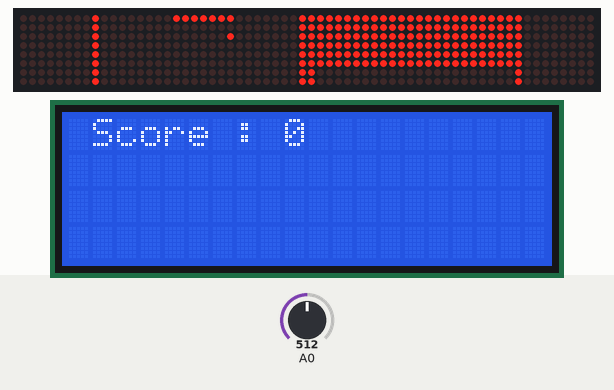
This sketch was run on a simulated Arduino Uno, built with avr-gcc and run on an emulated ATmega328P. On the bench: 64×8 LED matrix, 20×4 character LCD. The inputs (shaded band) are chosen by the test bench; at power-on: A0 = 512.

Above: at 1.6 s.
1.7 s: A0 set to 218
4.7 s: A0 set to 186
At 5.7 s:
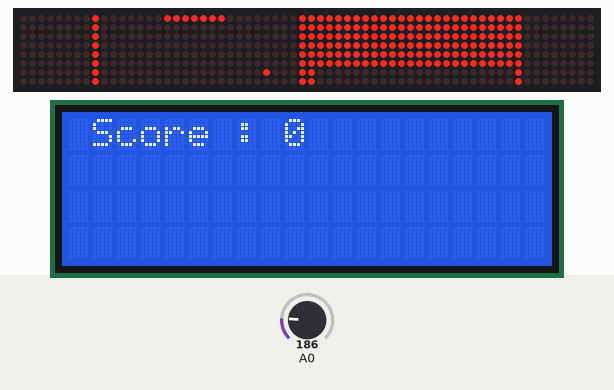
7.7 s: A0 set to 210
At 9.8 s:
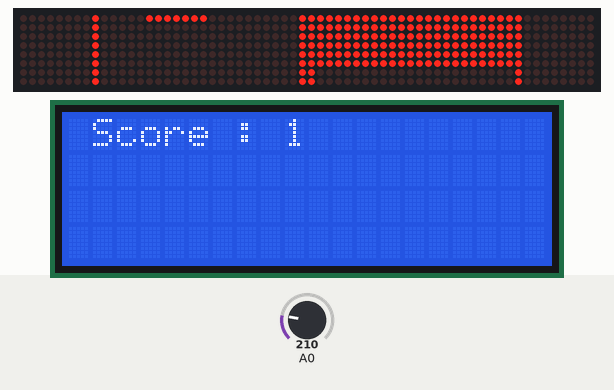
10.7 s: A0 set to 190
At 11.9 s:
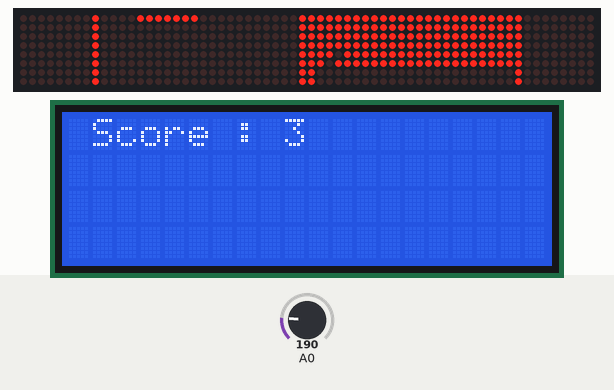
13.6 s: A0 set to 810
At 16.0 s:
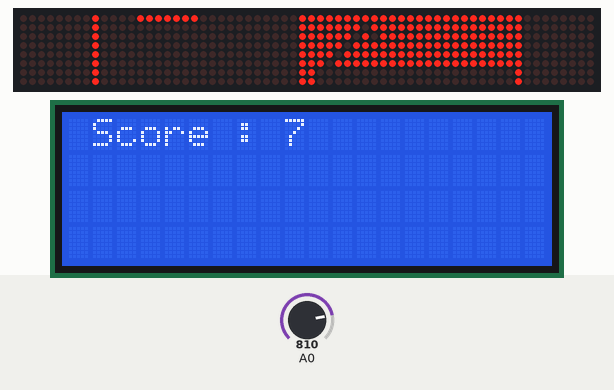
16.6 s: A0 set to 783
At 18.5 s:
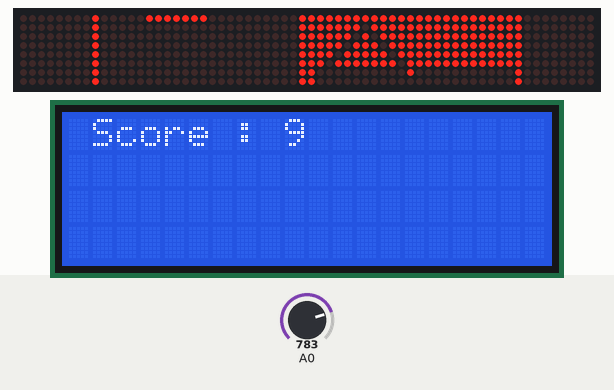
Timing chart, 0 to 20.0 s (numbered marks = the images above; inputs shaded):
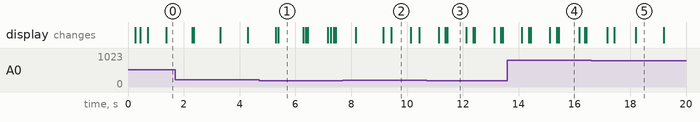

The sketch:

Game+control_2.ino
```cpp
#include "LedControl.h"
#include <Wire.h>
#include <LiquidCrystal_I2C.h>
//  #include <SPI.h>
//  #include <SD.h>

LedControl lc=LedControl(7,6,5,8);
//-----SD---------------------------------------------------------------------
// File dataFile;
//-----LCD_Analog_stick--------------------------------------------------------
LiquidCrystal_I2C lcd(0x3F,20,4);
int xValue = 0; // To store value of the X axis
char buffer1[10];

//-----Game_variables----------------------------------------------------------
const int x=0;
const int y=1;

int lives=3;
int score=0;
String highScore="0";

int pedal[2]={8,0};
int ball[2]={9,14};
int pedal_direction =0;
int render[24][16];
int temp_pos[2]={0,0};
int ball_angle[2]={-1,-1};
//int joy_input=0;

int counter=0;
bool two_dot=false;
int two_dot_frame=0;

//-----Save_variables----------------------------------------------------------

void ini(){

   // initialize render

    for(int i=0;i<24;i++)
        for(int j=0;j<16;j++)
            render[i][j]=0;

    //render only brick and wall

    for(int i = 0; i < 24; i++) {
        for(int j = 0; j < 16; j++) {
            if((j == 0 || i == 0 || i == 23) or (j<6 and i>0 and j>0 and i<23)) {
                render[i][j] = 1;
            }
        }
    }


  lives=1;
  score=0;
}


void Render(){


 for(int row=0;row<8;row++) {
    for(int col=0;col<8;col++) {


        if(render[col][row]==1)
          lc.setLed(3,row,col,true);
        else
          lc.setLed(3,row,col,false);
      }
    }

   for(int row=0;row<8;row++) {
    for(int col=0;col<8;col++) {

        if(render[col+8][row]==1)
          lc.setLed(2,row,col,true);
        else
          lc.setLed(2,row,col,false);
      }
    }

   for(int row=0;row<8;row++) {
    for(int col=0;col<8;col++) {

        if(render[col+16][row]==1)
          lc.setLed(1,row,col,true);
        else
          lc.setLed(1,row,col,false);
      }
    }

 for(int row=0;row<8;row++) {
    for(int col=0;col<8;col++) {


      if(render[col][row+8]){
          row=7-row;
          col=7-col;
          lc.setLed(4,row,col,true);
          row=7-row;
          col=7-col;
      }else
      {
          row=7-row;
          col=7-col;
          lc.setLed(4,row,col,false);
          row=7-row;
          col=7-col;
      }

      }
    }

   for(int row=0;row<8;row++) {
    for(int col=0;col<8;col++) {


          if(render[col+8][row+8]){
          row=7-row;
          col=7-col;
          lc.setLed(5,row,col,true);
          row=7-row;
          col=7-col;
      }
      else{
          row=7-row;
          col=7-col;
          lc.setLed(5,row,col,false);
          row=7-row;
          col=7-col;
      }
      }
    }

   for(int row=0;row<8;row++) {
    for(int col=0;col<8;col++) {


          if(render[col+16][row+8]){
          row=7-row;
          col=7-col;
          lc.setLed(6,row,col,true);
          row=7-row;
          col=7-col;
      }else{
         row=7-row;
          col=7-col;
          lc.setLed(6,row,col,false);
          row=7-row;
          col=7-col;
      }
      }
    }

}

void setup() {
  //we have already set the number of devices when we created the LedControl
  int devices=lc.getDeviceCount();
  //we have to init all devices in a loop
  for(int address=0;address<devices;address++) {
    /*The MAX72XX is in power-saving mode on startup*/
    lc.shutdown(address,false);
    /* Set the brightness to a medium values */
    lc.setIntensity(address,8);
    /* and clear the display */
    lc.clearDisplay(address);
  }


//--game_initialization--------------------------------------------

  ini();
  Render();
     //--lcd_analog------------------------------------------------------
  lcd.init();
  lcd.backlight();

  //--SD_card----------------------------------------------------
  // SD.begin(4);
  // dataFile = SD.open("data.txt", FILE_WRITE);

}


void loop() {

  //--lcd_analog---------------------------
    xValue = analogRead(A0);

  sprintf(buffer1, "Score : %d", score);

  lcd.clear();

  lcd.setCursor(1,0);
  lcd.print(buffer1);


  //   highScore=dataFile.read();
  //   if(score>highScore.toInt())
  //   {
  //       highScore=String(score);
  //      dataFile.write(highScore);
  //   }

  //  sprintf(buffer1, "hScore : %d", highScore);
  //  lcd.setCursor(1,1);
  // lcd.print(buffer1);
  // dataFile.close();


 //---game_code---------------------------

  // refresh

    if(lives>0){

    render[ball[x]][ball[y]] = 0;

    render[pedal[x]][15] = 0;
    render[pedal[x]+1][15] = 0;
    render[pedal[x]+2][15] = 0;
    render[pedal[x]+3][15] = 0;
    render[pedal[x]+4][15] = 0;
    render[pedal[x]+5][15] = 0;
    render[pedal[x]+6][15] = 0;


    //Controlling pedal

	if(xValue>800) {

		if(pedal[x]>1)
			pedal_direction=-1;
		else
			pedal_direction=0;
    }
	else if(xValue<200) {

		if(pedal[x]<16)
			pedal_direction=1;
		else
			pedal_direction=0;
    }
	else {
		pedal_direction=0;
	}

    counter++;

    if(counter == 10000)
       counter = 0;

    //Physics

    if(counter %3 == 0) {

		two_dot_frame++;

		if(two_dot_frame%10==0)
			two_dot_frame=0;

		pedal[x]=pedal[x]+pedal_direction;

        //ground collision

        if(ball[y]==15){
          	ball[x]=pedal[x]+3;
            ball[y]=14;
			      ball_angle[x]= -1;
            ball_angle[y]= -1;
            lives--;
        }


        // pedal collision

		if(ball[x]>=pedal[x] and ball[x]<(pedal[x]+6) and ball[y]==14) {

			if(ball[x]==pedal[x] || ball[x]==pedal[x]+6) {
				if(ball_angle[x]>=0) {
					ball_angle[x] = 2;
                    ball_angle[y] = -1;
					two_dot=true;
                }
				else {
					ball_angle[x] = -2;
                    ball_angle[y] = -1;
					two_dot=true;
                }
            }

			if(ball[x]==(pedal[x]+1) || ball[x]==(pedal[x]+5) ) {

                if(ball_angle[x]>=0) {
					ball_angle[x] = 1;
                    ball_angle[y] = -1;
					two_dot=false;
                }
				else {
					ball_angle[x] = -1;
                    ball_angle[y] = -1;
					two_dot=false;
                }
            }

			if(ball[x]==(pedal[x]+2) || ball[x]==(pedal[x]+4)) {

                if(ball_angle[x]>=0) {
					ball_angle[x] = 1;
                    ball_angle[y] = -2;
					two_dot=true;
                }
				else {
					ball_angle[x] = -1;
                    ball_angle[y] = -2;
					two_dot=true;
                }

            }


			if(ball[x]==(pedal[x]+3)) {

                if(ball_angle[x]>=0) {
					ball_angle[x] = 0;
                    ball_angle[y] = -1;
					two_dot=false;
                }
				else {
					ball_angle[x] = -0;
                    ball_angle[y] = -1;
					two_dot=false;
                }

            }

        }

        // wall collision detection
		if(ball[x]==22)
			if(ball_angle[x]>0)
				ball_angle[x]=-ball_angle[x];
		if(ball[x]==1)
			if(ball_angle[x]<0)
				ball_angle[x]=-ball_angle[x];

		if(ball[y]==1)
			if(ball_angle[y]<0)
				ball_angle[y]=-ball_angle[y];

		// ball physics

		if(two_dot==true){
			if(two_dot_frame%2==1) {
				if(abs(ball_angle[x])==2)
					ball[x]=ball[x]+ball_angle[x]/2;
				if(abs(ball_angle[y])==2)
					ball[y]=ball[y]+ball_angle[y]/2;
            } else {
				if(abs(ball_angle[x])==2) {
					ball[x]=ball[x]+ball_angle[x]/2;
					ball[y]=ball[y]+ball_angle[y];
                }
				if(abs(ball_angle[y])==2) {
					ball[y]=ball[y]+ball_angle[y]/2;
					ball[x]=ball[x]+ball_angle[x];
                }
            }
        if(ball[y]<6 and ball[x]>0 and ball[y]>0 and ball[x]<23)
          score++;

		} else{
			ball[x] = ball[x] + ball_angle[x];
            ball[y] = ball[y] + ball_angle[y];

          if(ball[y]<6 and ball[x]>0 and ball[y]>0 and ball[x]<23)
          score++;
        }


    }


	//rendering

	// ball render

    render[ball[x]][ball[y]] = 1;


    // Brick_render()


    //pedal render


    render[pedal[x]][15] = 1;
    render[pedal[x]+1][15] = 1;
    render[pedal[x]+2][15] = 1;
    render[pedal[x]+3][15] = 1;
    render[pedal[x]+4][15] = 1;
    render[pedal[x]+5][15] = 1;
    render[pedal[x]+6][15] = 1;

    Render();

    }
    else{

     for(int i=0;i<24;i++)
      for(int j=0;j<16;j++)
        render[i][j]=1;

      Render();

      delay(1000);
 for(int i=0;i<24;i++)
      for(int j=0;j<16;j++)
        render[i][j]=0;
      Render();

  ini();
  Render();

    }


}
```

Measured:
- the behaviour switches between 200 and 199 on A0 (found by bisection; images 0 and 1)
- the behaviour switches between 801 and 800 on A0 (found by bisection; images 4 and 5)
- after the input at 4.7 s, the display: first differs from a run without the input after 0.68 s (image 1)
- after the input at 10.7 s, the display: first differs from a run without the input after 0.67 s (image 3 shows a later state)
- after the input at 13.6 s, the display: first differs from a run without the input after 0.77 s (image 4 shows a later state)
